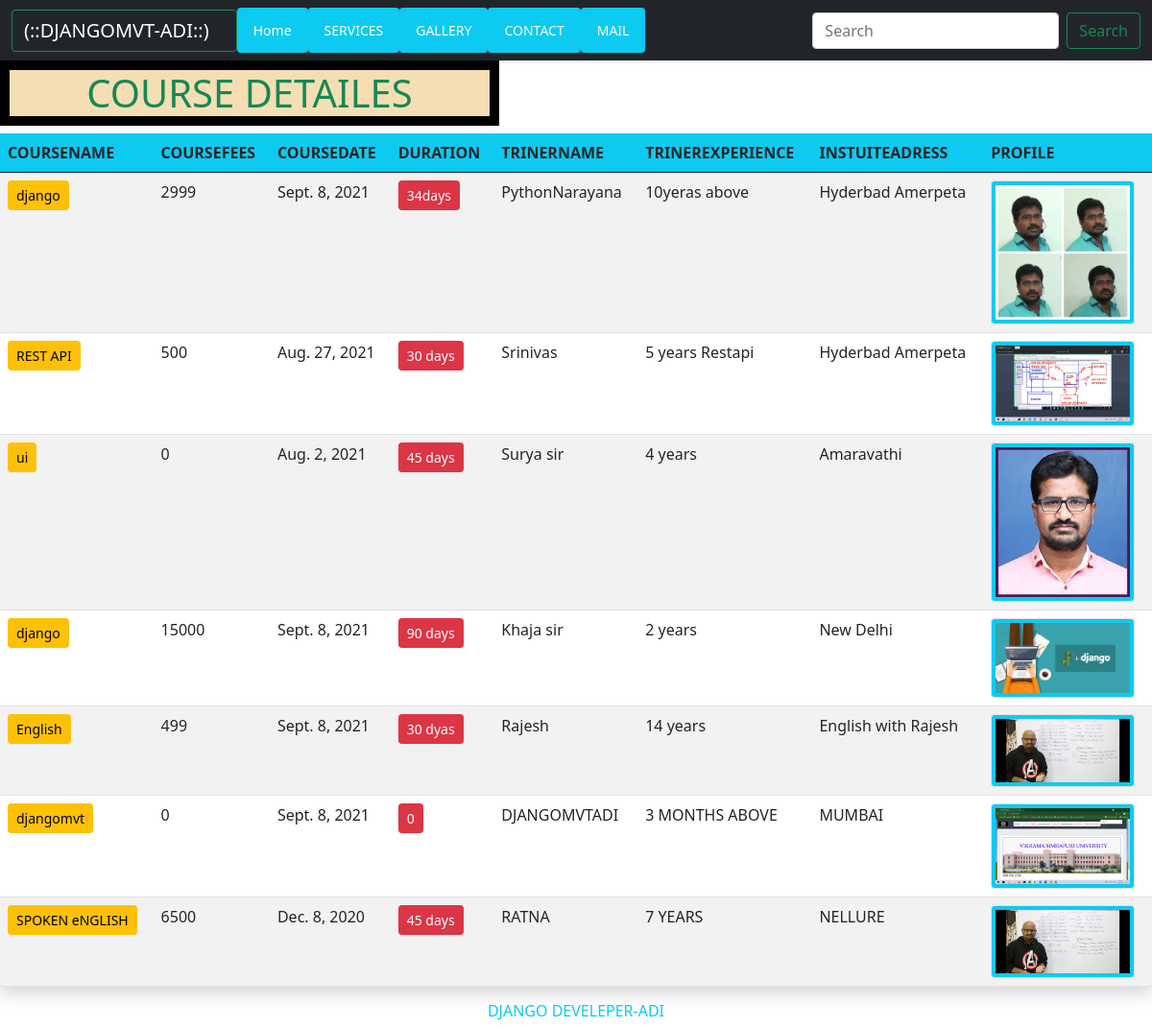
Screenshot of /ser/ with the database file from the repository.
### Instuiteapp/models.py (models this page shows)
class CourseDetailes(models.Model):
    course_name = models.CharField(max_length=100)
    course_fees = models.IntegerField()
    start_time = models.DateField()
    duration = models.CharField(max_length=100)
    triner_name = models.CharField(max_length=100)
    triner_experiecnce = models.CharField(max_length=120)
    Institute_Address = models.CharField(max_length=100)
    profiles = models.ImageField(upload_to=None ,blank=True, null=True)
    def __str__(self):
        return self.course_name

### Instuiteapp/views.py (the view)
# urls.py: path('ser/',views.services_view,name="services"),
def services_view(request):
    course_data = CourseDetailes.objects.all()
    print(course_data)
    context = {
        'course':course_data
    }
    return render(request,'INS/services.html',context)

### Instuiteapp/templates/INS/services.html
{% include 'INS/base.html' %}
{% block 'content' %}
{% load static %}
<div class="jumbotron">
    <h1 class="text-center text-success">COURSE DETAILES</h1>
  </div>
<table class="table table-striped table-shadow table-hover mt-1">
    <thead class="bg-info">
        <tr>
            <th>COURSENAME</th>
            <th>COURSEFEES</th>
            <th>COURSEDATE</th>
            <th>DURATION</th>
            <th>TRINERNAME</th>
            <th>TRINEREXPERIENCE</th>
            <th>INSTUITEADRESS</th>
            <th>PROFILE</th>
        </tr>
    </thead>
    <tbody class="shadow">
        {% for i in course %}
        <tr>
            <td> <a href="" class="btn btn-warning btn-sm">{{i.course_name}}</td></a>
            <td>{{i.course_fees}}</td>
            <td>{{i.start_time}}</td>
            <td><a href="" class="btn btn-danger btn-sm">{{i.duration}}</td></a>
            <td>{{i.triner_name}}</td>
            <td>{{i.triner_experiecnce}}</td>
            <td>{{i.Institute_Address}}</td>
            <th><img src="{{ i.profiles.url }}" alt="no images" class="img-thumbnail img-fluid bg-info" width="150px" height="50px"></th>
            {% endfor %}
    </tbody>
</table>
<footer>
    <div class="jumbotron">
      <h6 class="text-center text-info">DJANGO DEVELEPER-ADI</h6>
    </div>
  </footer>
{% endblock %}

### Instuiteapp/templates/INS/base.html (shortened to what this page needs)
<!doctype html>
{% load static %}
<html lang="en">
  <head>
<link rel="stylesheet" href="{% static "INS/css/style.css" %}">
    <link href="https://cdn.jsdelivr.net/npm/bootstrap@5.1.0/dist/css/bootstrap.min.css" rel="stylesheet">
  </head>
  <body>
    {% block 'content' %}
    <div class="jumbotron d-inline">
        <nav class="navbar navbar-expand-lg navbar-light bg-dark shadow-sm">
            <div class="container-fluid">
                <button class="btn btn-outline-success"><a class="navbar-brand text-white" href="/">(::DJANGOMVT-ADI::)</a></button>
              <div class="collapse navbar-collapse" id="navbarSupportedContent">
                <ul class="navbar-nav me-auto mb-2 mb-lg-0">
                  <li class="nav-item">
                    <button class="btn btn-info btn-sm"><a class="nav-link active text-white" aria-current="page" href="{% url 'home' %}">Home</a></button>
                  </li>
                  <li class="nav-item">
                    <button class="btn btn-info btn-sm"><a class="nav-link text-white" href="{% url 'services' %}">SERVICES</a></button>
                  </li>
                  <li class="nav-item">
                    <button class="btn btn-info btn-sm"><a class="nav-link text-white active-link" href="{% url 'gallery' %}">GALLERY</a></button>
                  </li>
                  <li class="nav-item">
                    <button class="btn btn-info btn-sm"><a class="nav-link text-white" href="{% url 'contact' %}">CONTACT</a></button>
                  </li>
                  <li class="nav-item">
                    <button class="btn btn-info btn-sm"><a class="nav-link text-white" href="{% url 'mail' %}">MAIL</a></button>
                  </li>
                </ul>
                <form class="d-flex">
                  <input class="form-control me-2" type="search" placeholder="Search" aria-label="Search">
                  <button class="btn btn-outline-success" type="submit">Search</button>
                </form>
              </div>
            </div>
          </nav>
    </div>
    {% endblock %}
  </body>
</html>

### Instuiteapp/static/INS/css/style.css (style rules this page uses)
body { width: 100%; height: 100%; }
h1 { text-align: justify; border: 10px solid black; background-color: wheat; color: darkblue; width: 520px; font-size: 10px; text-shadow: 1px 3px saddlebrown yellow; font-weight: 800; }

### rows the page displays
CourseDetailes: course_name "django", course_fees "2999", start_time "Sept. 8, 2021", duration "34days", triner_name "PythonNarayana", triner_experiecnce "10yeras above", Institute_Address "Hyderbad Amerpeta", profiles (picture)
CourseDetailes: course_name "REST API", course_fees "500", start_time "Aug. 27, 2021", duration "30 days", triner_name "Srinivas", triner_experiecnce "5 years Restapi", Institute_Address "Hyderbad Amerpeta", profiles (picture)
CourseDetailes: course_name "ui", course_fees "0", start_time "Aug. 2, 2021", duration "45 days", triner_name "Surya sir", triner_experiecnce "4 years", Institute_Address "Amaravathi", profiles (picture)
CourseDetailes: course_name "django", course_fees "15000", start_time "Sept. 8, 2021", duration "90 days", triner_name "Khaja sir", triner_experiecnce "2 years", Institute_Address "New Delhi", profiles (picture)
CourseDetailes: course_name "English", course_fees "499", start_time "Sept. 8, 2021", duration "30 dyas", triner_name "Rajesh", triner_experiecnce "14 years", Institute_Address "English with Rajesh", profiles (picture)
CourseDetailes: course_name "djangomvt", course_fees "0", start_time "Sept. 8, 2021", duration "0", triner_name "DJANGOMVTADI", triner_experiecnce "3 MONTHS ABOVE", Institute_Address "MUMBAI", profiles (picture)
CourseDetailes: course_name "SPOKEN eNGLISH", course_fees "6500", start_time "Dec. 8, 2020", duration "45 days", triner_name "RATNA", triner_experiecnce "7 YEARS", Institute_Address "NELLURE", profiles (picture)
